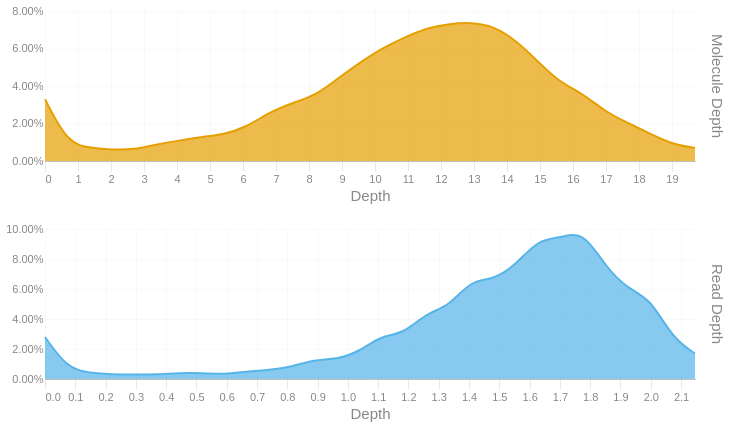

The notebook cell this image was saved under:
### Code cell
readdep = depth_hist(tb['Read Depth'], q99, 3)
readdep = readdep.with_columns(pl.lit('Read Depth').alias('Metric'))
if not SKIPLR:
    moldep = depth_hist(tb['Molecule Depth'], mol_q99, 1)
    moldep = moldep.with_columns(pl.lit('Molecule Depth').alias('Metric'))
    _hist = pl.concat([readdep, moldep])
    _hist = _hist.filter(pl.col('Proportion') != 0)
    with SafeRender(_hist):
        (
            alt.Chart(_hist)        
            .mark_area(interpolate = "basis")
            .encode(
                x=alt.X('Bin:Q').scale(domainMin=0).axis(alt.Axis(title='Depth')),
                y = alt.Y('Proportion:Q', title = None).axis(format = '.2%'),
                color = alt.Color('Metric:N').legend(None),
                row = alt.Row("Metric:N").header(title = None, labelOrient = 'right'),
                tooltip = [
                    alt.Tooltip("Metric:N", title = "Metric"),
                    alt.Tooltip('Interval:N', title = "Depth Interval"),
                    alt.Tooltip('Proportion:Q', title = "% Alignments").format('.2%')
                ]
            )
            .resolve_scale(x='independent', y='independent')
            .properties(
                height = 150, width = 650,
                usermeta={'embedOptions': {'downloadFileName': f'{samplename}.depth.hist'}}
            )
        ).display()
else:
    readdep = readdep.filter(pl.col('Proportion') != 0)
    with SafeRender(readdep):
        (
            alt.Chart(readdep)        
            .mark_area(interpolate = "basis")
            .encode(
                x=alt.X('Bin:Q').scale(domainMin=0).axis(alt.Axis(title='Depth')),
                y = alt.Y('Proportion:Q', title = None).axis(format = '.2%'),
                tooltip = [
                    alt.Tooltip('Interval:N', title = "Depth Interval"),
                    alt.Tooltip('Proportion:Q', title = "% Alignments").format('.2%')
                ]
            )
            .properties(
                usermeta={'embedOptions': {'downloadFileName': f'{samplename}.depth.hist'}}
            )
        ).display()

### Figure 1 — Vega-Lite specification as saved in the notebook (floating-point values rounded to 4 significant figures)
{"width": 650, "height": 150, "config": {"title": {"anchor": "start", "dy": -15, "fontSize": 18, "color": "#888888", "subtitleColor": "#888888", "subtitleFontSize": 14}, "arc": {"fill": "#0072B2"}, "axis": {"domainColor": "#888888", "domainWidth": 0.5, "gridWidth": 0.2, "grid": false, "titleFontWeight": 400, "titleFontSize": 15, "labelFontSize": 11, "labelColor": "#888888", "tickColor": "#888888", "tickWidth": 0.2, "titleColor": "#888888"}, "axisBand": {"grid": false}, "axisX": {"grid": true, "tickSize": 10, "domainCap": "round"}, "axisY": {"domain": false, "grid": true, "tickSize": 0, "domainCap": "round"}, "background": "transparent", "header": {"labelFontSize": 15, "labelColor": "#888888", "titleFontSize": 15, "titleFontWeight": 600, "titleColor": "#888888"}, "legend": {"labelFont": "sans-serif", "labelFontSize": 12, "labelColor": "#888888", "symbolSize": 100, "symbolType": "circle", "titleFontSize": 12, "titlePadding": 10, "titleColor": "#888888", "title": null}, "range": {"category": ["#E69F00", "#56B4E9", "#009E73", "#F0E442", "#0072B2", "#D55E00", "#CC79A7", "#000000"], "diverging": ["#cfe8f3", "#a2d4ec", "#73bfe2", "#46abdb", "#1696d2", "#12719e"]}, "area": {"fill": "#0072B2", "fillOpacity": 0.7, "line": true, "strokeOpacity": 0.7}, "line": {"color": "#0072B2", "stroke": "#0072B2", "strokeWidth": 2}, "trail": {"color": "#0072B2", "stroke": "#0072B2", "strokeWidth": 0, "size": 1}, "point": {"filled": true, "fillOpacity": 1.0, "size": 95}, "text": {"color": "#888888", "fontSize": 11, "align": "right", "fontWeight": 400, "size": 11}, "bar": {"fill": "#0072B2", "stroke": null}, "view": {"stroke": null, "continuousWidth": 660, "continuousHeight": 400}}, "data": {"name": "data-972f4b0a3ebb544508cb2ddd2d010dc4"}, "mark": {"type": "area", "interpolate": "basis"}, "encoding": {"color": {"field": "Metric", "legend": null, "type": "nominal"}, "row": {"field": "Metric", "header": {"title": null, "labelOrient": "right"}, "type": "nominal"}, "tooltip": [{"field": "Metric", "title": "Metric", "type": "nominal"}, {"field": "Interval", "title": "Depth Interval", "type": "nominal"}, {"field": "Proportion", "format": ".2%", "title": "% Alignments", "type": "quantitative"}], "x": {"axis": {"title": "Depth"}, "field": "Bin", "scale": {"domainMin": 0}, "type": "quantitative"}, "y": {"axis": {"format": ".2%"}, "field": "Proportion", "title": null, "type": "quantitative"}}, "resolve": {"scale": {"x": "independent", "y": "independent"}}, "usermeta": {"embedOptions": {"downloadFileName": "S5_StJohns_3467.depth.hist"}}, "$schema": "https://vega.github.io/schema/vega-lite/v6.1.0.json", "datasets": {"data-972f4b0a3ebb544508cb2ddd2d010dc4": [{"Bin": 0.0, "Interval": "0.0-0.074", "Proportion": 0.028, "Metric": "Read Depth"}, {"Bin": 0.074, "Interval": "0.074-0.148", "Proportion": 0.007, "Metric": "Read Depth"}, {"Bin": 0.148, "Interval": "0.148-0.222", "Proportion": 0.004, "Metric": "Read Depth"}, {"Bin": 0.222, "Interval": "0.222-0.296", "Proportion": 0.003, "Metric": "Read Depth"}, {"Bin": 0.296, "Interval": "0.296-0.37", "Proportion": 0.003, "Metric": "Read Depth"}, {"Bin": 0.37, "Interval": "0.37-0.444", "Proportion": 0.003, "Metric": "Read Depth"}, {"Bin": 0.444, "Interval": "0.444-0.518", "Proportion": 0.004, "Metric": "Read Depth"}, {"Bin": 0.518, "Interval": "0.518-0.592", "Proportion": 0.004, "Metric": "Read Depth"}, {"Bin": 0.592, "Interval": "0.592-0.666", "Proportion": 0.003, "Metric": "Read Depth"}, {"Bin": 0.666, "Interval": "0.666-0.74", "Proportion": 0.005, "Metric": "Read Depth"}, {"Bin": 0.74, "Interval": "0.74-0.814", "Proportion": 0.006, "Metric": "Read Depth"}, {"Bin": 0.814, "Interval": "0.814-0.888", "Proportion": 0.008, "Metric": "Read Depth"}, {"Bin": 0.888, "Interval": "0.888-0.962", "Proportion": 0.013, "Metric": "Read Depth"}, {"Bin": 0.962, "Interval": "0.962-1.036", "Proportion": 0.013, "Metric": "Read Depth"}, {"Bin": 1.036, "Interval": "1.036-1.11", "Proportion": 0.018, "Metric": "Read Depth"}, {"Bin": 1.11, "Interval": "1.11-1.184", "Proportion": 0.029, "Metric": "Read Depth"}, {"Bin": 1.184, "Interval": "1.184-1.258", "Proportion": 0.03, "Metric": "Read Depth"}, {"Bin": 1.258, "Interval": "1.258-1.332", "Proportion": 0.044, "Metric": "Read Depth"}, {"Bin": 1.332, "Interval": "1.332-1.406", "Proportion": 0.048, "Metric": "Read Depth"}, {"Bin": 1.406, "Interval": "1.406-1.48", "Proportion": 0.066, "Metric": "Read Depth"}, {"Bin": 1.48, "Interval": "1.48-1.554", "Proportion": 0.066, "Metric": "Read Depth"}, {"Bin": 1.554, "Interval": "1.554-1.628", "Proportion": 0.076, "Metric": "Read Depth"}, {"Bin": 1.628, "Interval": "1.628-1.702", "Proportion": 0.093, "Metric": "Read Depth"}, {"Bin": 1.702, "Interval": "1.702-1.776", "Proportion": 0.094, "Metric": "Read Depth"}, {"Bin": 1.776, "Interval": "1.776-1.85", "Proportion": 0.099, "Metric": "Read Depth"}, {"Bin": 1.85, "Interval": "1.85-1.924", "Proportion": 0.075, "Metric": "Read Depth"}, {"Bin": 1.924, "Interval": "1.924-1.998", "Proportion": 0.06, "Metric": "Read Depth"}, {"Bin": 1.998, "Interval": "1.998-2.072", "Proportion": 0.054, "Metric": "Read Depth"}, {"Bin": 2.072, "Interval": "2.072-2.146", "Proportion": 0.027, "Metric": "Read Depth"}, {"Bin": 2.146, "Interval": "2.146-2.22", "Proportion": 0.017, "Metric": "Read Depth"}, {"Bin": 0.0, "Interval": "0.0-0.7", "Proportion": 0.033, "Metric": "Molecule Depth"}, {"Bin": 0.7, "Interval": "0.7-1.4", "Proportion": 0.009, "Metric": "Molecule Depth"}, {"Bin": 1.4, "Interval": "1.4-2.0", "Proportion": 0.007, "Metric": "Molecule Depth"}, {"Bin": 2.0, "Interval": "2.0-2.7", "Proportion": 0.006, "Metric": "Molecule Depth"}, {"Bin": 2.7, "Interval": "2.7-3.4", "Proportion": 0.006, "Metric": "Molecule Depth"}, {"Bin": 3.4, "Interval": "3.4-4.1", "Proportion": 0.009, "Metric": "Molecule Depth"}, {"Bin": 4.1, "Interval": "4.1-4.8", "Proportion": 0.011, "Metric": "Molecule Depth"}, {"Bin": 4.8, "Interval": "4.8-5.4", "Proportion": 0.013, "Metric": "Molecule Depth"}, {"Bin": 5.4, "Interval": "5.4-6.1", "Proportion": 0.014, "Metric": "Molecule Depth"}, {"Bin": 6.1, "Interval": "6.1-6.8", "Proportion": 0.018, "Metric": "Molecule Depth"}, {"Bin": 6.8, "Interval": "6.8-7.5", "Proportion": 0.026, "Metric": "Molecule Depth"}, {"Bin": 7.5, "Interval": "7.5-8.2", "Proportion": 0.031, "Metric": "Molecule Depth"}, {"Bin": 8.2, "Interval": "8.2-8.8", "Proportion": 0.035, "Metric": "Molecule Depth"}, {"Bin": 8.8, "Interval": "8.8-9.5", "Proportion": 0.043, "Metric": "Molecule Depth"}, {"Bin": 9.5, "Interval": "9.5-10.2", "Proportion": 0.052, "Metric": "Molecule Depth"}, {"Bin": 10.2, "Interval": "10.2-10.9", "Proportion": 0.06, "Metric": "Molecule Depth"}, {"Bin": 10.9, "Interval": "10.9-11.6", "Proportion": 0.066, "Metric": "Molecule Depth"}, {"Bin": 11.6, "Interval": "11.6-12.2", "Proportion": 0.071, "Metric": "Molecule Depth"}, {"Bin": 12.2, "Interval": "12.2-12.9", "Proportion": 0.073, "Metric": "Molecule Depth"}, {"Bin": 12.9, "Interval": "12.9-13.6", "Proportion": 0.074, "Metric": "Molecule Depth"}, {"Bin": 13.6, "Interval": "13.6-14.3", "Proportion": 0.072, "Metric": "Molecule Depth"}, {"Bin": 14.3, "Interval": "14.3-15.0", "Proportion": 0.064, "Metric": "Molecule Depth"}, {"Bin": 15.0, "Interval": "15.0-15.6", "Proportion": 0.052, "Metric": "Molecule Depth"}, {"Bin": 15.6, "Interval": "15.6-16.3", "Proportion": 0.042, "Metric": "Molecule Depth"}, {"Bin": 16.3, "Interval": "16.3-17.0", "Proportion": 0.036, "Metric": "Molecule Depth"}, {"Bin": 17.0, "Interval": "17.0-17.7", "Proportion": 0.026, "Metric": "Molecule Depth"}, {"Bin": 17.7, "Interval": "17.7-18.4", "Proportion": 0.02, "Metric": "Molecule Depth"}, {"Bin": 18.4, "Interval": "18.4-19.0", "Proportion": 0.014, "Metric": "Molecule Depth"}, {"Bin": 19.0, "Interval": "19.0-19.7", "Proportion": 0.009, "Metric": "Molecule Depth"}, {"Bin": 19.7, "Interval": "19.7-20.39", "Proportion": 0.007, "Metric": "Molecule Depth"}]}}
